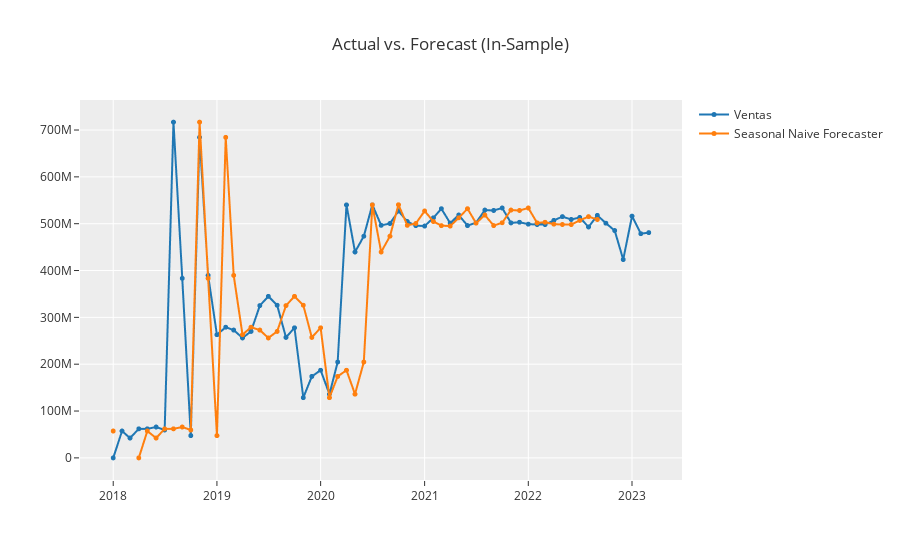

Notebook cell for this chart:
### Code cell
plot_model(best, plot = 'insample')
